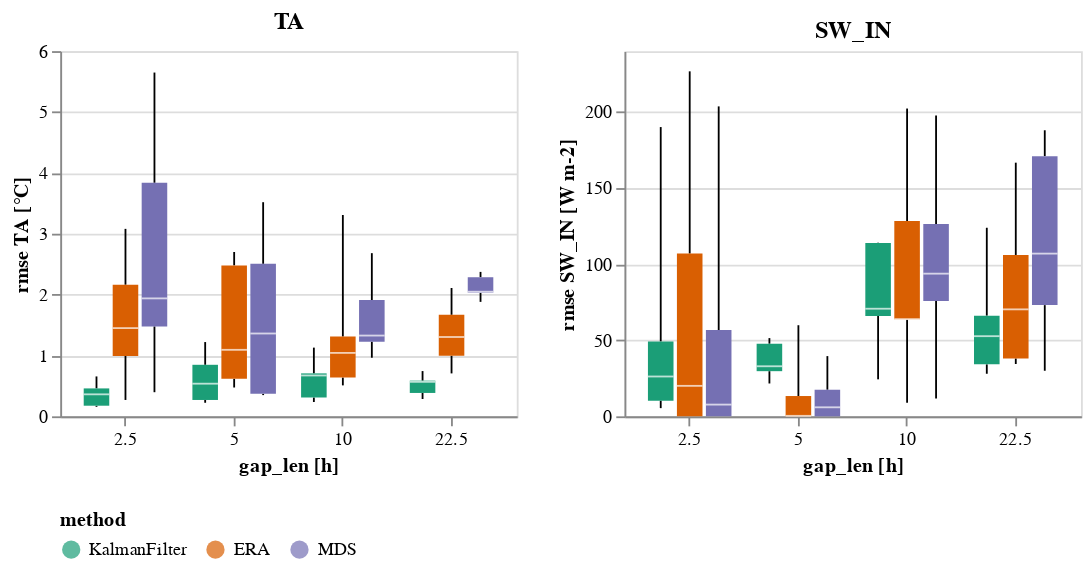

Notebook cell for this chart:
### Code cell
the_plot(data_results)

### Figure 1 — Vega-Lite specification as saved in the notebook (floating-point values rounded to 4 significant figures)
{"config": {"view": {"continuousWidth": 300, "continuousHeight": 300}, "legend": {"orient": "bottom"}}, "vconcat": [{"hconcat": [{"mark": {"type": "boxplot", "extent": "min-max"}, "encoding": {"color": {"field": "method", "scale": {"domain": ["KalmanFilter", "ERA", "MDS"], "scheme": "dark2"}, "type": "nominal"}, "x": {"axis": {"labelAngle": 0}, "field": "gap_len", "title": "gap_len [h]", "type": "nominal"}, "xOffset": {"field": "method", "scale": {"domain": ["KalmanFilter", "ERA", "MDS"]}, "sort": ["KalmanFilter", "ERA", "MDS"], "type": "ordinal"}, "y": {"axis": {"grid": true}, "field": "rmse", "title": "rmse TA [°C]", "type": "quantitative"}}, "height": 200, "title": "TA", "width": 250}, {"data": {"name": "data-90166fd4a71f41e3483e1d308ae1df3f"}, "mark": {"type": "boxplot", "extent": "min-max"}, "encoding": {"color": {"field": "method", "scale": {"domain": ["KalmanFilter", "ERA", "MDS"], "scheme": "dark2"}, "type": "nominal"}, "x": {"axis": {"labelAngle": 0}, "field": "gap_len", "title": "gap_len [h]", "type": "nominal"}, "xOffset": {"field": "method", "scale": {"domain": ["KalmanFilter", "ERA", "MDS"]}, "sort": ["KalmanFilter", "ERA", "MDS"], "type": "ordinal"}, "y": {"axis": {"grid": true}, "field": "rmse", "title": "rmse SW_IN [W m-2]", "type": "quantitative"}}, "height": 200, "title": "SW_IN", "width": 250}]}], "data": {"name": "data-57b235acc3e0da4b249c35ef8dd6de1f"}, "resolve": {"scale": {"xOffset": "independent"}}, "$schema": "https://vega.github.io/schema/vega-lite/v5.2.0.json", "datasets": {"data-57b235acc3e0da4b249c35ef8dd6de1f": [{"method": "KalmanFilter", "var": "TA", "gap_len": 2.5, "idx_rep": 0, "rmse": 0.4586, "rmse_stand": 0.05787}, {"method": "KalmanFilter", "var": "TA", "gap_len": 2.5, "idx_rep": 1, "rmse": 0.1565, "rmse_stand": 0.01975}, {"method": "KalmanFilter", "var": "TA", "gap_len": 2.5, "idx_rep": 2, "rmse": 0.1744, "rmse_stand": 0.02201}, {"method": "KalmanFilter", "var": "TA", "gap_len": 2.5, "idx_rep": 3, "rmse": 0.3613, "rmse_stand": 0.0456}, {"method": "KalmanFilter", "var": "TA", "gap_len": 2.5, "idx_rep": 4, "rmse": 0.6554, "rmse_stand": 0.0827}, {"method": "ERA", "var": "TA", "gap_len": 2.5, "idx_rep": 0, "rmse": 1.449, "rmse_stand": 0.1829}, {"method": "ERA", "var": "TA", "gap_len": 2.5, "idx_rep": 1, "rmse": 2.162, "rmse_stand": 0.2728}, {"method": "ERA", "var": "TA", "gap_len": 2.5, "idx_rep": 2, "rmse": 3.08, "rmse_stand": 0.3886}, {"method": "ERA", "var": "TA", "gap_len": 2.5, "idx_rep": 3, "rmse": 0.269, "rmse_stand": 0.03394}, {"method": "ERA", "var": "TA", "gap_len": 2.5, "idx_rep": 4, "rmse": 0.9926, "rmse_stand": 0.1253}, {"method": "MDS", "var": "TA", "gap_len": 2.5, "idx_rep": 0, "rmse": 3.836, "rmse_stand": 0.4841}, {"method": "MDS", "var": "TA", "gap_len": 2.5, "idx_rep": 1, "rmse": 1.477, "rmse_stand": 0.1864}, {"method": "MDS", "var": "TA", "gap_len": 2.5, "idx_rep": 2, "rmse": 1.938, "rmse_stand": 0.2445}, {"method": "MDS", "var": "TA", "gap_len": 2.5, "idx_rep": 3, "rmse": 5.648, "rmse_stand": 0.7127}, {"method": "MDS", "var": "TA", "gap_len": 2.5, "idx_rep": 4, "rmse": 0.3964, "rmse_stand": 0.05002}, {"method": "KalmanFilter", "var": "TA", "gap_len": 5.0, "idx_rep": 0, "rmse": 0.2689, "rmse_stand": 0.03393}, {"method": "KalmanFilter", "var": "TA", "gap_len": 5.0, "idx_rep": 1, "rmse": 1.22, "rmse_stand": 0.154}, {"method": "KalmanFilter", "var": "TA", "gap_len": 5.0, "idx_rep": 2, "rmse": 0.5364, "rmse_stand": 0.06769}, {"method": "KalmanFilter", "var": "TA", "gap_len": 5.0, "idx_rep": 3, "rmse": 0.8467, "rmse_stand": 0.1068}, {"method": "KalmanFilter", "var": "TA", "gap_len": 5.0, "idx_rep": 4, "rmse": 0.2229, "rmse_stand": 0.02813}, {"method": "ERA", "var": "TA", "gap_len": 5.0, "idx_rep": 0, "rmse": 0.6162, "rmse_stand": 0.07775}, {"method": "ERA", "var": "TA", "gap_len": 5.0, "idx_rep": 1, "rmse": 2.7, "rmse_stand": 0.3407}, {"method": "ERA", "var": "TA", "gap_len": 5.0, "idx_rep": 2, "rmse": 2.479, "rmse_stand": 0.3128}, {"method": "ERA", "var": "TA", "gap_len": 5.0, "idx_rep": 3, "rmse": 1.093, "rmse_stand": 0.1379}, {"method": "ERA", "var": "TA", "gap_len": 5.0, "idx_rep": 4, "rmse": 0.4736, "rmse_stand": 0.05976}, {"method": "MDS", "var": "TA", "gap_len": 5.0, "idx_rep": 0, "rmse": 0.3702, "rmse_stand": 0.04671}, {"method": "MDS", "var": "TA", "gap_len": 5.0, "idx_rep": 1, "rmse": 2.505, "rmse_stand": 0.3161}, {"method": "MDS", "var": "TA", "gap_len": 5.0, "idx_rep": 2, "rmse": 1.361, "rmse_stand": 0.1717}, {"method": "MDS", "var": "TA", "gap_len": 5.0, "idx_rep": 3, "rmse": 3.518, "rmse_stand": 0.4439}, {"method": "MDS", "var": "TA", "gap_len": 5.0, "idx_rep": 4, "rmse": 0.3487, "rmse_stand": 0.044}, {"method": "KalmanFilter", "var": "TA", "gap_len": 10.0, "idx_rep": 0, "rmse": 0.3094, "rmse_stand": 0.03904}, {"method": "KalmanFilter", "var": "TA", "gap_len": 10.0, "idx_rep": 1, "rmse": 1.129, "rmse_stand": 0.1424}, {"method": "KalmanFilter", "var": "TA", "gap_len": 10.0, "idx_rep": 2, "rmse": 0.2358, "rmse_stand": 0.02975}, {"method": "KalmanFilter", "var": "TA", "gap_len": 10.0, "idx_rep": 3, "rmse": 0.7055, "rmse_stand": 0.08902}, {"method": "KalmanFilter", "var": "TA", "gap_len": 10.0, "idx_rep": 4, "rmse": 0.6711, "rmse_stand": 0.08469}, {"method": "ERA", "var": "TA", "gap_len": 10.0, "idx_rep": 0, "rmse": 0.6373, "rmse_stand": 0.08042}, {"method": "ERA", "var": "TA", "gap_len": 10.0, "idx_rep": 1, "rmse": 3.307, "rmse_stand": 0.4173}, {"method": "ERA", "var": "TA", "gap_len": 10.0, "idx_rep": 2, "rmse": 0.5084, "rmse_stand": 0.06416}, {"method": "ERA", "var": "TA", "gap_len": 10.0, "idx_rep": 3, "rmse": 1.042, "rmse_stand": 0.1315}, {"method": "ERA", "var": "TA", "gap_len": 10.0, "idx_rep": 4, "rmse": 1.311, "rmse_stand": 0.1654}, {"method": "MDS", "var": "TA", "gap_len": 10.0, "idx_rep": 0, "rmse": 1.91, "rmse_stand": 0.241}, {"method": "MDS", "var": "TA", "gap_len": 10.0, "idx_rep": 1, "rmse": 0.9629, "rmse_stand": 0.1215}, {"method": "MDS", "var": "TA", "gap_len": 10.0, "idx_rep": 2, "rmse": 1.227, "rmse_stand": 0.1548}, {"method": "MDS", "var": "TA", "gap_len": 10.0, "idx_rep": 3, "rmse": 2.681, "rmse_stand": 0.3383}, {"method": "MDS", "var": "TA", "gap_len": 10.0, "idx_rep": 4, "rmse": 1.327, "rmse_stand": 0.1674}, {"method": "KalmanFilter", "var": "TA", "gap_len": 22.5, "idx_rep": 0, "rmse": 0.5864, "rmse_stand": 0.074}, {"method": "KalmanFilter", "var": "TA", "gap_len": 22.5, "idx_rep": 1, "rmse": 0.2843, "rmse_stand": 0.03588}, {"method": "KalmanFilter", "var": "TA", "gap_len": 22.5, "idx_rep": 2, "rmse": 0.7435, "rmse_stand": 0.09382}, {"method": "KalmanFilter", "var": "TA", "gap_len": 22.5, "idx_rep": 3, "rmse": 0.5667, "rmse_stand": 0.07151}, {"method": "KalmanFilter", "var": "TA", "gap_len": 22.5, "idx_rep": 4, "rmse": 0.3841, "rmse_stand": 0.04847}, {"method": "ERA", "var": "TA", "gap_len": 22.5, "idx_rep": 0, "rmse": 1.667, "rmse_stand": 0.2104}, {"method": "ERA", "var": "TA", "gap_len": 22.5, "idx_rep": 1, "rmse": 1.303, "rmse_stand": 0.1645}, {"method": "ERA", "var": "TA", "gap_len": 22.5, "idx_rep": 2, "rmse": 2.108, "rmse_stand": 0.266}, {"method": "ERA", "var": "TA", "gap_len": 22.5, "idx_rep": 3, "rmse": 0.9962, "rmse_stand": 0.1257}, {"method": "ERA", "var": "TA", "gap_len": 22.5, "idx_rep": 4, "rmse": 0.7051, "rmse_stand": 0.08898}, {"method": "MDS", "var": "TA", "gap_len": 22.5, "idx_rep": 0, "rmse": 2.285, "rmse_stand": 0.2884}, {"method": "MDS", "var": "TA", "gap_len": 22.5, "idx_rep": 1, "rmse": 2.047, "rmse_stand": 0.2583}, {"method": "MDS", "var": "TA", "gap_len": 22.5, "idx_rep": 2, "rmse": 2.373, "rmse_stand": 0.2994}, {"method": "MDS", "var": "TA", "gap_len": 22.5, "idx_rep": 3, "rmse": 1.88, "rmse_stand": 0.2373}, {"method": "MDS", "var": "TA", "gap_len": 22.5, "idx_rep": 4, "rmse": 2.03, "rmse_stand": 0.2562}], "data-90166fd4a71f41e3483e1d308ae1df3f": [{"method": "KalmanFilter", "var": "SW_IN", "gap_len": 2.5, "idx_rep": 0, "rmse": 190.1, "rmse_stand": 0.9318}, {"method": "KalmanFilter", "var": "SW_IN", "gap_len": 2.5, "idx_rep": 1, "rmse": 49.22, "rmse_stand": 0.2413}, {"method": "KalmanFilter", "var": "SW_IN", "gap_len": 2.5, "idx_rep": 2, "rmse": 26.18, "rmse_stand": 0.1283}, {"method": "KalmanFilter", "var": "SW_IN", "gap_len": 2.5, "idx_rep": 3, "rmse": 10.3, "rmse_stand": 0.05048}, {"method": "KalmanFilter", "var": "SW_IN", "gap_len": 2.5, "idx_rep": 4, "rmse": 5.383, "rmse_stand": 0.02639}, {"method": "ERA", "var": "SW_IN", "gap_len": 2.5, "idx_rep": 0, "rmse": 226.7, "rmse_stand": 1.111}, {"method": "ERA", "var": "SW_IN", "gap_len": 2.5, "idx_rep": 1, "rmse": 107.0, "rmse_stand": 0.5243}, {"method": "ERA", "var": "SW_IN", "gap_len": 2.5, "idx_rep": 2, "rmse": 0.0, "rmse_stand": 0.0}, {"method": "ERA", "var": "SW_IN", "gap_len": 2.5, "idx_rep": 3, "rmse": 20.03, "rmse_stand": 0.09819}, {"method": "ERA", "var": "SW_IN", "gap_len": 2.5, "idx_rep": 4, "rmse": 0.0, "rmse_stand": 0.0}, {"method": "MDS", "var": "SW_IN", "gap_len": 2.5, "idx_rep": 0, "rmse": 203.7, "rmse_stand": 0.9984}, {"method": "MDS", "var": "SW_IN", "gap_len": 2.5, "idx_rep": 1, "rmse": 56.69, "rmse_stand": 0.2779}, {"method": "MDS", "var": "SW_IN", "gap_len": 2.5, "idx_rep": 2, "rmse": 0.0, "rmse_stand": 0.0}, {"method": "MDS", "var": "SW_IN", "gap_len": 2.5, "idx_rep": 3, "rmse": 7.711, "rmse_stand": 0.0378}, {"method": "MDS", "var": "SW_IN", "gap_len": 2.5, "idx_rep": 4, "rmse": 0.0, "rmse_stand": 0.0}, {"method": "KalmanFilter", "var": "SW_IN", "gap_len": 5.0, "idx_rep": 0, "rmse": 47.7, "rmse_stand": 0.2338}, {"method": "KalmanFilter", "var": "SW_IN", "gap_len": 5.0, "idx_rep": 1, "rmse": 29.68, "rmse_stand": 0.1455}, {"method": "KalmanFilter", "var": "SW_IN", "gap_len": 5.0, "idx_rep": 2, "rmse": 32.9, "rmse_stand": 0.1613}, {"method": "KalmanFilter", "var": "SW_IN", "gap_len": 5.0, "idx_rep": 3, "rmse": 51.41, "rmse_stand": 0.252}, {"method": "KalmanFilter", "var": "SW_IN", "gap_len": 5.0, "idx_rep": 4, "rmse": 21.58, "rmse_stand": 0.1058}, {"method": "ERA", "var": "SW_IN", "gap_len": 5.0, "idx_rep": 0, "rmse": 0.3226, "rmse_stand": 0.001581}, {"method": "ERA", "var": "SW_IN", "gap_len": 5.0, "idx_rep": 1, "rmse": 59.87, "rmse_stand": 0.2935}, {"method": "ERA", "var": "SW_IN", "gap_len": 5.0, "idx_rep": 2, "rmse": 0.0, "rmse_stand": 0.0}, {"method": "ERA", "var": "SW_IN", "gap_len": 5.0, "idx_rep": 3, "rmse": 0.0, "rmse_stand": 0.0}, {"method": "ERA", "var": "SW_IN", "gap_len": 5.0, "idx_rep": 4, "rmse": 13.34, "rmse_stand": 0.06538}, {"method": "MDS", "var": "SW_IN", "gap_len": 5.0, "idx_rep": 0, "rmse": 5.924, "rmse_stand": 0.02904}, {"method": "MDS", "var": "SW_IN", "gap_len": 5.0, "idx_rep": 1, "rmse": 39.57, "rmse_stand": 0.194}, {"method": "MDS", "var": "SW_IN", "gap_len": 5.0, "idx_rep": 2, "rmse": 0.0, "rmse_stand": 0.0}, {"method": "MDS", "var": "SW_IN", "gap_len": 5.0, "idx_rep": 3, "rmse": 0.0, "rmse_stand": 0.0}, {"method": "MDS", "var": "SW_IN", "gap_len": 5.0, "idx_rep": 4, "rmse": 17.48, "rmse_stand": 0.08567}, {"method": "KalmanFilter", "var": "SW_IN", "gap_len": 10.0, "idx_rep": 0, "rmse": 114.0, "rmse_stand": 0.5587}, {"method": "KalmanFilter", "var": "SW_IN", "gap_len": 10.0, "idx_rep": 1, "rmse": 114.1, "rmse_stand": 0.5595}, {"method": "KalmanFilter", "var": "SW_IN", "gap_len": 10.0, "idx_rep": 2, "rmse": 24.31, "rmse_stand": 0.1192}, {"method": "KalmanFilter", "var": "SW_IN", "gap_len": 10.0, "idx_rep": 3, "rmse": 70.71, "rmse_stand": 0.3466}, {"method": "KalmanFilter", "var": "SW_IN", "gap_len": 10.0, "idx_rep": 4, "rmse": 65.95, "rmse_stand": 0.3233}, {"method": "ERA", "var": "SW_IN", "gap_len": 10.0, "idx_rep": 0, "rmse": 128.4, "rmse_stand": 0.6293}, {"method": "ERA", "var": "SW_IN", "gap_len": 10.0, "idx_rep": 1, "rmse": 202.3, "rmse_stand": 0.9915}, {"method": "ERA", "var": "SW_IN", "gap_len": 10.0, "idx_rep": 2, "rmse": 8.929, "rmse_stand": 0.04377}, {"method": "ERA", "var": "SW_IN", "gap_len": 10.0, "idx_rep": 3, "rmse": 63.87, "rmse_stand": 0.3131}, {"method": "ERA", "var": "SW_IN", "gap_len": 10.0, "idx_rep": 4, "rmse": 63.6, "rmse_stand": 0.3117}, {"method": "MDS", "var": "SW_IN", "gap_len": 10.0, "idx_rep": 0, "rmse": 197.8, "rmse_stand": 0.9694}, {"method": "MDS", "var": "SW_IN", "gap_len": 10.0, "idx_rep": 1, "rmse": 126.4, "rmse_stand": 0.6194}, {"method": "MDS", "var": "SW_IN", "gap_len": 10.0, "idx_rep": 2, "rmse": 11.69, "rmse_stand": 0.05732}, {"method": "MDS", "var": "SW_IN", "gap_len": 10.0, "idx_rep": 3, "rmse": 75.86, "rmse_stand": 0.3719}, {"method": "MDS", "var": "SW_IN", "gap_len": 10.0, "idx_rep": 4, "rmse": 93.76, "rmse_stand": 0.4596}, {"method": "KalmanFilter", "var": "SW_IN", "gap_len": 22.5, "idx_rep": 0, "rmse": 123.9, "rmse_stand": 0.6075}, {"method": "KalmanFilter", "var": "SW_IN", "gap_len": 22.5, "idx_rep": 1, "rmse": 66.15, "rmse_stand": 0.3243}, {"method": "KalmanFilter", "var": "SW_IN", "gap_len": 22.5, "idx_rep": 2, "rmse": 34.15, "rmse_stand": 0.1674}, {"method": "KalmanFilter", "var": "SW_IN", "gap_len": 22.5, "idx_rep": 3, "rmse": 52.67, "rmse_stand": 0.2582}, {"method": "KalmanFilter", "var": "SW_IN", "gap_len": 22.5, "idx_rep": 4, "rmse": 27.98, "rmse_stand": 0.1371}, {"method": "ERA", "var": "SW_IN", "gap_len": 22.5, "idx_rep": 0, "rmse": 166.7, "rmse_stand": 0.8171}, {"method": "ERA", "var": "SW_IN", "gap_len": 22.5, "idx_rep": 1, "rmse": 106.0, "rmse_stand": 0.5198}, {"method": "ERA", "var": "SW_IN", "gap_len": 22.5, "idx_rep": 2, "rmse": 34.4, "rmse_stand": 0.1686}, {"method": "ERA", "var": "SW_IN", "gap_len": 22.5, "idx_rep": 3, "rmse": 70.29, "rmse_stand": 0.3446}, {"method": "ERA", "var": "SW_IN", "gap_len": 22.5, "idx_rep": 4, "rmse": 38.02, "rmse_stand": 0.1864}, {"method": "MDS", "var": "SW_IN", "gap_len": 22.5, "idx_rep": 0, "rmse": 188.0, "rmse_stand": 0.9215}, {"method": "MDS", "var": "SW_IN", "gap_len": 22.5, "idx_rep": 1, "rmse": 106.9, "rmse_stand": 0.5242}, {"method": "MDS", "var": "SW_IN", "gap_len": 22.5, "idx_rep": 2, "rmse": 29.95, "rmse_stand": 0.1468}, {"method": "MDS", "var": "SW_IN", "gap_len": 22.5, "idx_rep": 3, "rmse": 171.0, "rmse_stand": 0.838}, {"method": "MDS", "var": "SW_IN", "gap_len": 22.5, "idx_rep": 4, "rmse": 73.08, "rmse_stand": 0.3582}]}}
